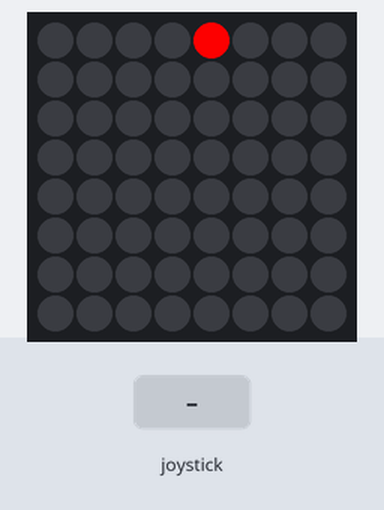
The program below on a simulated Raspberry Pi (BCM pin numbers) with a Sense HAT. Parts: the Sense HAT's 8×8 RGB LED matrix. The inputs (shaded band) are chosen by the test bench.

Above: at 1.2 s.
1.3 s: joystick pushed down
At 4.0 s:
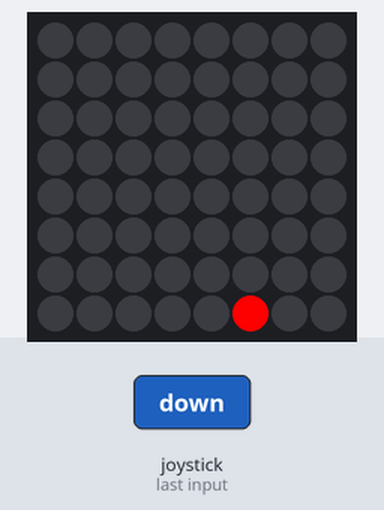
4.2 s: joystick pushed left
At 6.5 s:
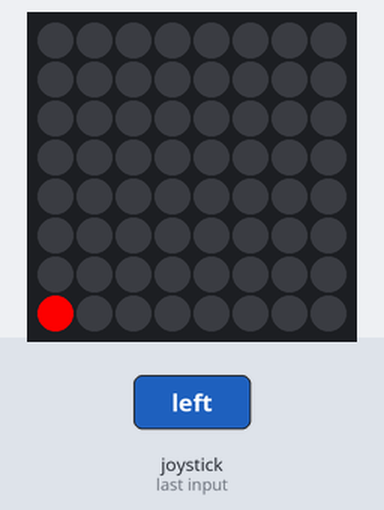
6.9 s: joystick pushed up
At 9.3 s:
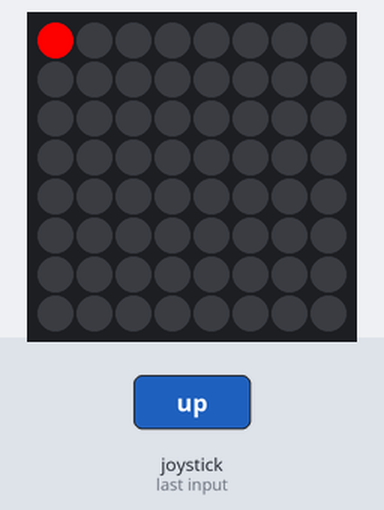
9.6 s: joystick pushed right
At 12.3 s:
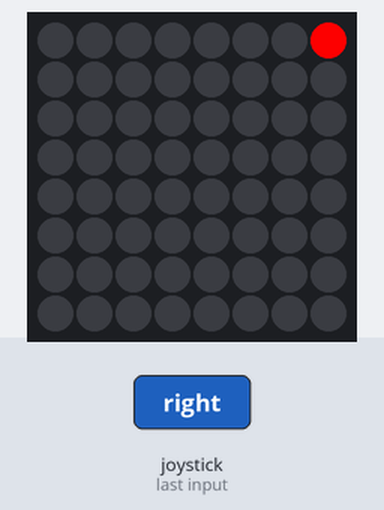
12.6 s: joystick pushed down
At 15.1 s:
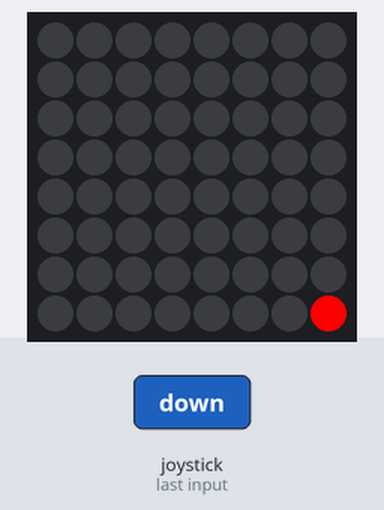
15.3 s: joystick pushed left
At 15.51 s:
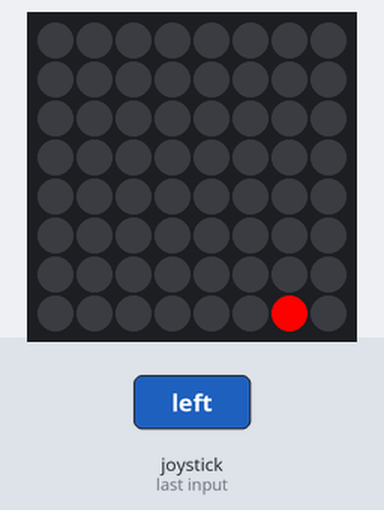
Timing chart, 0 to 18.1 s (numbered marks = the images above; inputs shaded):
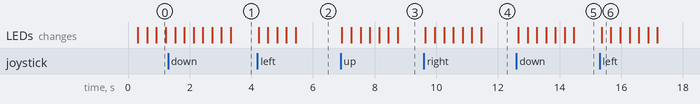

Measured:
- after the input at 1.3 s, the LEDs: first change after 0.23 s (image 1 shows a later state)
- after the input at 4.2 s, the LEDs: first change at once (image 2 shows a later state)
- after the input at 6.9 s, the LEDs: first change at once (image 3 shows a later state)
- after the input at 9.6 s, the LEDs: first change after 0.05 s (image 4 shows a later state)
- after the input at 12.6 s, the LEDs: first change after 0.06 s (image 5 shows a later state)
- after the input at 15.3 s, the LEDs: change after 0.07 s (image 6)

The program:

HAT_07b_NoneBlockingKeyEvents.py
```python
#!/usr/bin/python3

# ------------------------------------------------------------------
# Name: HAT_07b_NoneBlockingKeyEvents.py
#
# Description: Bewegt den Punkt auf der Matrix. Mit dem Joy-Stick kann
# ich die Richtung vorgeben. (asynchron)
#
# Autor: Walter Rothlin
#
# History:
# 02-Jul-2019	Walter Rothlin		Initial Version
# ------------------------------------------------------------------

from sense_hat import *
from time      import sleep


sense = SenseHat()
x = 0
y = 0
direction = "right"
while (True):
    for event in sense.stick.get_events():
       direction = event.direction
    if (direction == "left"):
        x = x - 1
        if (x < 0):
            x = 0
    if (direction == "right"):
        x = x + 1
        if (x > 7):
            x = 7
    if (direction == "up"):
        y = y - 1
        if (y < 0):
            y = 0
    if (direction == "down"):
        y = y + 1
        if (y > 7):
            y = 7

    sense.clear()
    sense.set_pixel(x,y,255,0,0)
    sleep(0.3)


#    print("Check for Event....")
#    for event in sense.stick.get_events():
#        print("The joystick was {} {}".format(event.action, event.direction))
```
